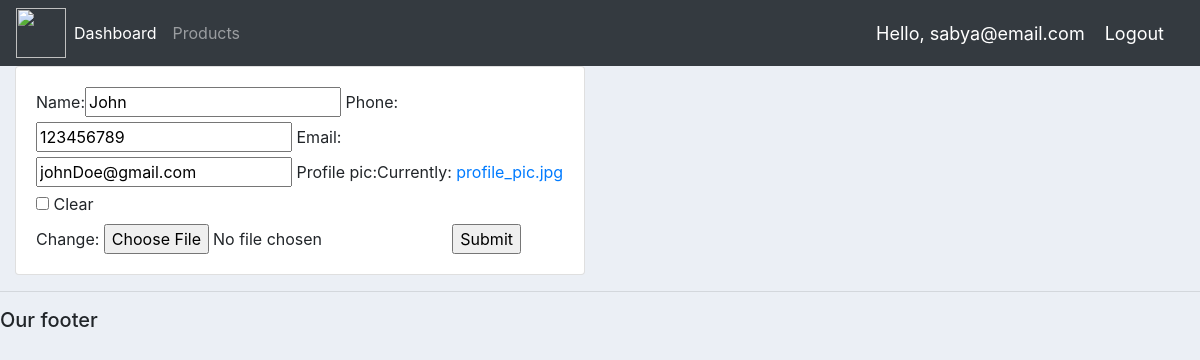
Page /update_cust/1 (signed in) on the committed database.
### accounts/models.py (models this page shows, shortened)
class Customers(models.Model):
    user = models.OneToOneField(User, null=True, blank=True, on_delete=models.CASCADE)
    name = models.CharField(max_length=200, null=True)
    phone = models.CharField(max_length=200, null=True)
    email = models.CharField(max_length=200, null=True)
    date_created = models.DateTimeField(auto_now_add=True, null=True)
    profile_pic = models.ImageField(null=True, blank=True)

### accounts/decorators.py (the view)
        def wrapper_func(request, *args, **kwargs):
            group=None
            if request.user.groups.exists():
                group = request.user.groups.all()[0].name
            if group in allowed_roles:
                return view_func(request, *args, **kwargs)
            else:
                return HttpResponse('you are not allowed to view the page')

### accounts/forms.py
class CustomerForm(ModelForm):
	class Meta:
		model = Customers
		fields = '__all__'
		exclude = ['user']

### accounts/views.py (called while the page is built)
@login_required(login_url='login')
@allowed_user(allowed_roles=['admin'])
def updatecustomer(request, pk):
	customer = Customers.objects.get(id=pk)
	form = CustomerForm(instance=customer)
	if request.method == 'POST':
		form = CustomerForm(request.POST, instance=customer)
		if form.is_valid():
			form.save()
			return redirect('/')
	context = {'form':form}
	return render(request, 'accounts/updatecustomer.html', context)

### accounts/templates/accounts/updatecustomer.html (shortened to what this page needs)
{%  extends 'accounts/main.html' %}
{% load static %}
{% block content %}
<div class="row">
	<div class="col-md-6">
		<div class="card card-body">
			<form action="" method="POST">
				{{form}}
				<input type="submit" name="Submit">
			</form>
		</div>
	</div>
</div>
{% endblock %}

### accounts/templates/accounts/navbar.html (shortened to what this page needs)
{% load static %}
<nav class="navbar navbar-expand-lg navbar-dark bg-dark">
 <img src="{% static 'images/logo.png' %}">
  <div class="collapse navbar-collapse" id="navbarNav">
    <ul class="navbar-nav">
      {% if request.user.is_staff %}
      <li class="nav-item active">
        <a class="nav-link" href="{% url 'home' %}">Dashboard</a>
      </li>
      <li class="nav-item">
        <a class="nav-link" href="{% url 'products' %}">Products</a>
      </li>
      {% else %}
       <li class="nav-item">
        <a class="nav-link" href="{% url 'account' %}">Settings</a>
      </li>
      {% endif %}
    </ul>
  </div>
  <span class="hello-msg">Hello, {{request.user}}</span>
  <span ><a  class="hello-msg" href="{% url 'logout' %}">Logout</a></span>
</nav>

### static/css/main.css (style rules this page uses)
img { width: 50px; height: 50px; }
body { background-color: #ebeff5; }

### accounts/templates/accounts/navbar.html (style rules this page uses)
.hello-msg { font-size: 18px; color: #fff; margin-right: 20px; }

### rows in the picture
Customers: name "John", phone "123456789", email "johnDoe@gmail.com"

### other values in the picture
{{ request.user }} "sabya@email.com"
